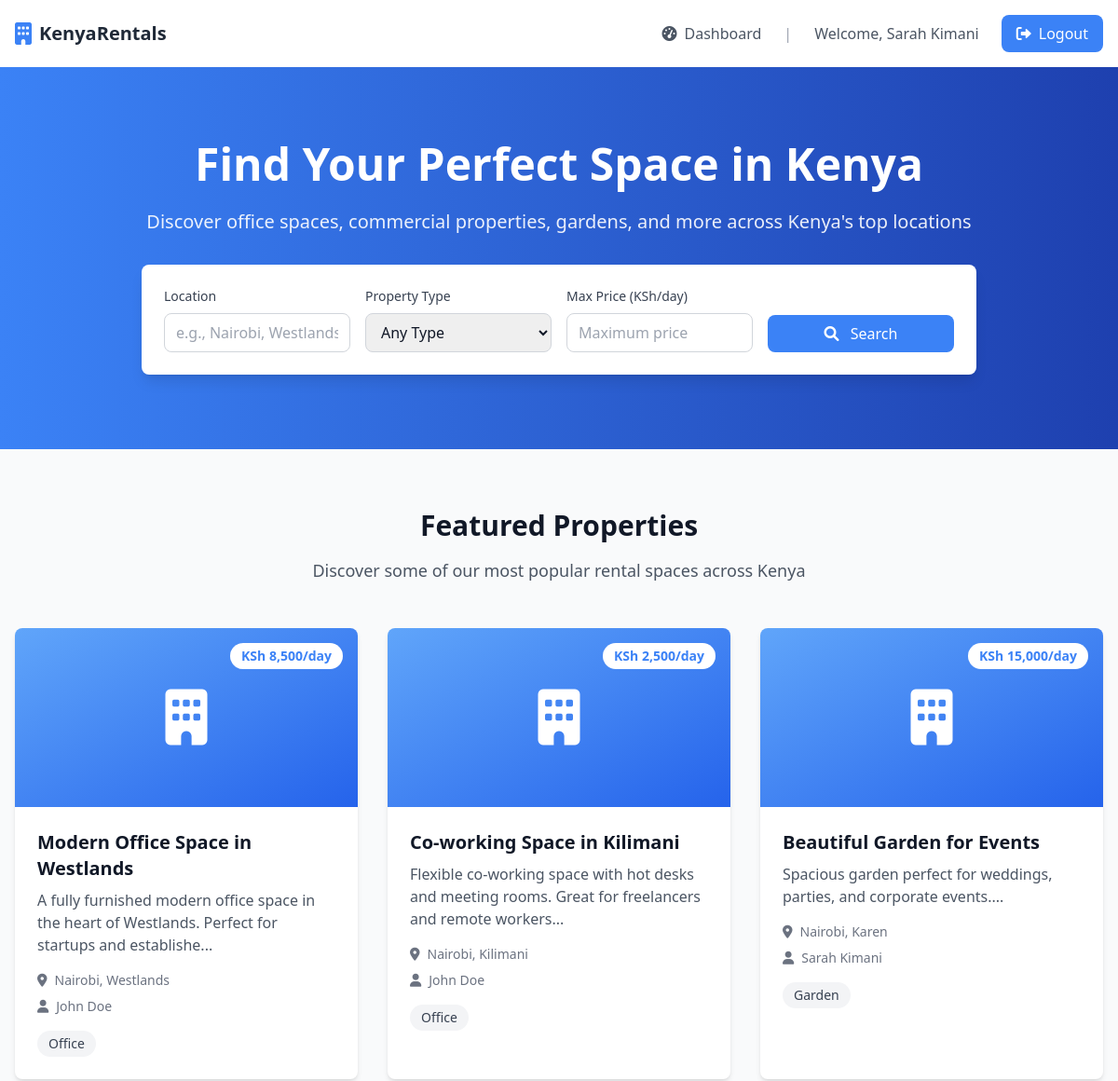
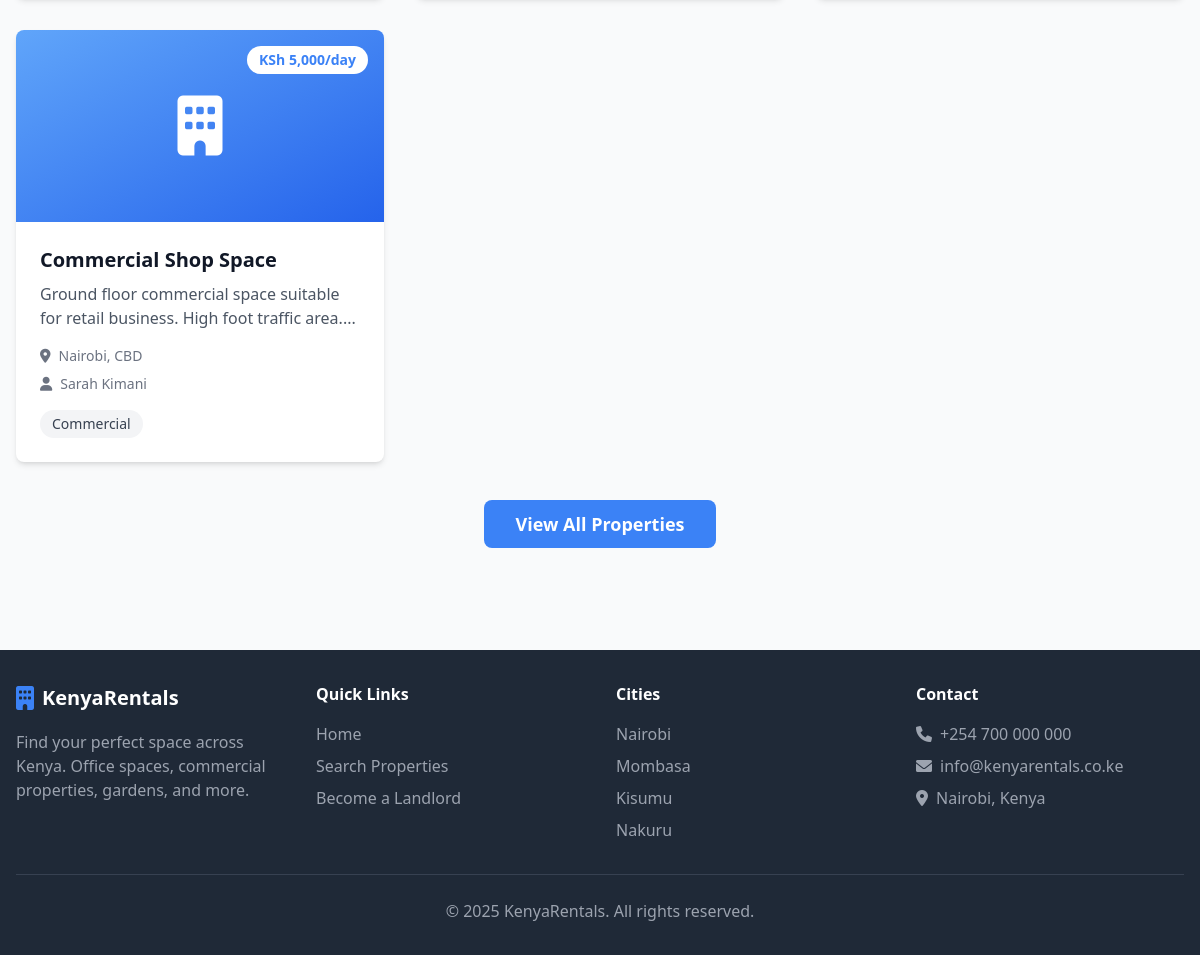
Screenshot of / (signed in) with the database file from the repository (2 pictures, top to bottom).
### tables this page shows
CREATE TABLE properties (
    id INT AUTO_INCREMENT PRIMARY KEY,
    landlord_id INT NOT NULL,
    title VARCHAR(200) NOT NULL,
    description TEXT,
    type ENUM('office', 'commercial', 'residential', 'garden', 'park', 'storage', 'event_space') NOT NULL,
    location VARCHAR(255) NOT NULL,
    address TEXT,
    latitude DECIMAL(10, 8),
    longitude DECIMAL(11, 8),
    price_per_day DECIMAL(10, 2) NOT NULL,
    size_sqft INT,
    capacity INT,
    bedrooms INT DEFAULT 0,
    bathrooms INT DEFAULT 0,
    amenities JSON,
    images JSON,
    is_available BOOLEAN DEFAULT TRUE,
    is_featured BOOLEAN DEFAULT FALSE,
    views_count INT DEFAULT 0,
    created_at TIMESTAMP DEFAULT CURRENT_TIMESTAMP,
    updated_at TIMESTAMP DEFAULT CURRENT_TIMESTAMP ON UPDATE CURRENT_TIMESTAMP,
    FOREIGN KEY (landlord_id) REFERENCES users(id) ON DELETE CASCADE
);

CREATE TABLE users (
    id INT AUTO_INCREMENT PRIMARY KEY,
    username VARCHAR(50) UNIQUE NOT NULL,
    email VARCHAR(100) UNIQUE NOT NULL,
    password VARCHAR(255) NOT NULL,
    user_type ENUM('tenant', 'landlord') NOT NULL,
    full_name VARCHAR(100) NOT NULL,
    phone VARCHAR(20),
    profile_image VARCHAR(255),
    is_active BOOLEAN DEFAULT TRUE,
    created_at TIMESTAMP DEFAULT CURRENT_TIMESTAMP,
    updated_at TIMESTAMP DEFAULT CURRENT_TIMESTAMP ON UPDATE CURRENT_TIMESTAMP
);

### index.php (the view, shortened to what this page needs)
<?php
$db = new Database();
$conn = $db->getConnection();
$featured_properties = $conn->query("
    SELECT p.*, u.full_name as landlord_name
    FROM properties p
    JOIN users u ON p.landlord_id = u.id
    WHERE p.is_available = 1
    ORDER BY p.created_at DESC
    LIMIT 6
")->fetchAll(PDO::FETCH_ASSOC);
?>
<?php include 'includes/header.php'; ?>
<section class="bg-gradient-to-r from-primary to-secondary text-white py-20">
    <div class="max-w-7xl mx-auto px-4 text-center">
        <h1 class="text-5xl font-bold mb-6">Find Your Perfect Space in Kenya</h1>
        <p class="text-xl mb-8 opacity-90">Discover office spaces, commercial properties, gardens, and more across Kenya's top locations</p>
        <div class="bg-white rounded-lg shadow-lg p-6 max-w-4xl mx-auto">
            <form action="/kenya_rentals/dashboard/tenant/search.php" method="GET" class="grid grid-cols-1 md:grid-cols-4 gap-4">
                <div>
                    <label class="block text-sm font-medium text-gray-700 mb-2 text-left">Location</label>
                    <input type="text" name="location" placeholder="e.g., Nairobi, Westlands"
                           class="w-full px-3 py-2 border border-gray-300 rounded-lg focus:outline-none focus:ring-2 focus:ring-primary text-gray-900">
                </div>
                <div>
                    <label class="block text-sm font-medium text-gray-700 mb-2 text-left">Property Type</label>
                    <select name="type" class="w-full px-3 py-2 border border-gray-300 rounded-lg focus:outline-none focus:ring-2 focus:ring-primary text-gray-900">
                        <option value="">Any Type</option>
                    </select>
                </div>
                <div>
                    <label class="block text-sm font-medium text-gray-700 mb-2 text-left">Max Price (KSh/day)</label>
                    <input type="number" name="max_price" placeholder="Maximum price"
                           class="w-full px-3 py-2 border border-gray-300 rounded-lg focus:outline-none focus:ring-2 focus:ring-primary text-gray-900">
                </div>
                <div class="flex items-end">
                    <button type="submit" class="w-full bg-primary text-white py-2 px-4 rounded-lg hover:bg-blue-700 transition duration-300">
                        <i class="fas fa-search mr-2"></i> Search
                    </button>
                </div>
            </form>
        </div>
    </div>
</section>
<section class="py-16">
    <div class="max-w-7xl mx-auto px-4">
        <div class="text-center mb-12">
            <h2 class="text-3xl font-bold text-gray-900 mb-4">Featured Properties</h2>
            <p class="text-gray-600 text-lg">Discover some of our most popular rental spaces across Kenya</p>
        </div>
        <div class="grid grid-cols-1 md:grid-cols-2 lg:grid-cols-3 gap-8">
            <?php foreach($featured_properties as $property): ?>
            <div class="bg-white rounded-lg shadow-md overflow-hidden hover:shadow-lg transition duration-300">
                <div class="h-48 bg-gray-200 relative">
                    <div class="w-full h-full bg-gradient-to-br from-blue-400 to-blue-600 flex items-center justify-center">
                        <i class="fas fa-building text-white text-6xl"></i>
                    </div>
                    <span class="absolute top-4 right-4 bg-white px-3 py-1 rounded-full text-sm font-semibold text-primary">
                        KSh <?= number_format($property['price_per_day']) ?>/day
                    </span>
                </div>
                <div class="p-6">
                    <h3 class="text-xl font-semibold text-gray-900 mb-2"><?= $property['title'] ?></h3>
                    <p class="text-gray-600 mb-4"><?= substr($property['description'] ?? 'No description available', 0, 100) ?>...</p>
                    <div class="space-y-2 mb-4">
                        <div class="flex items-center text-sm text-gray-500">
                            <i class="fas fa-map-marker-alt mr-2"></i>
                            <?= $property['location'] ?>
                        </div>
                        <div class="flex items-center text-sm text-gray-500">
                            <i class="fas fa-user mr-2"></i>
                            <?= $property['landlord_name'] ?>
                        </div>
                    </div>
                    <div class="flex justify-between items-center">
                        <span class="capitalize px-3 py-1 bg-gray-100 text-gray-700 rounded-full text-sm">
                            <?= $property['type'] ?>
                        </span>
                    </div>
                </div>
            </div>
            <?php endforeach; ?>
        </div>
        <div class="text-center mt-12">
            <a href="/kenya_rentals/dashboard/tenant/search.php"
               class="bg-primary text-white px-8 py-3 rounded-lg hover:bg-secondary transition duration-300 text-lg font-semibold">
                View All Properties
            </a>
        </div>
    </div>
</section>
<?php include 'includes/footer.php'; ?>

### rows the page displays
properties: price_per_day "8,500", title "Modern Office Space in Westlands", description "A fully furnished modern office space in the heart of Westlands. Perfect for startups and establishe", location "Nairobi, Westlands", landlord.full_name "John Doe", type "Office"
properties: price_per_day "2,500", title "Co-working Space in Kilimani", description "Flexible co-working space with hot desks and meeting rooms. Great for freelancers and remote workers", location "Nairobi, Kilimani", landlord.full_name "John Doe", type "Office"
properties: price_per_day "15,000", title "Beautiful Garden for Events", description "Spacious garden perfect for weddings, parties, and corporate events.", location "Nairobi, Karen", landlord.full_name "Sarah Kimani", type "Garden"
properties: price_per_day "5,000", title "Commercial Shop Space", description "Ground floor commercial space suitable for retail business. High foot traffic area.", location "Nairobi, CBD", landlord.full_name "Sarah Kimani", type "Commercial"

### other values shown
$_SESSION['full_name'] "Sarah Kimani"
